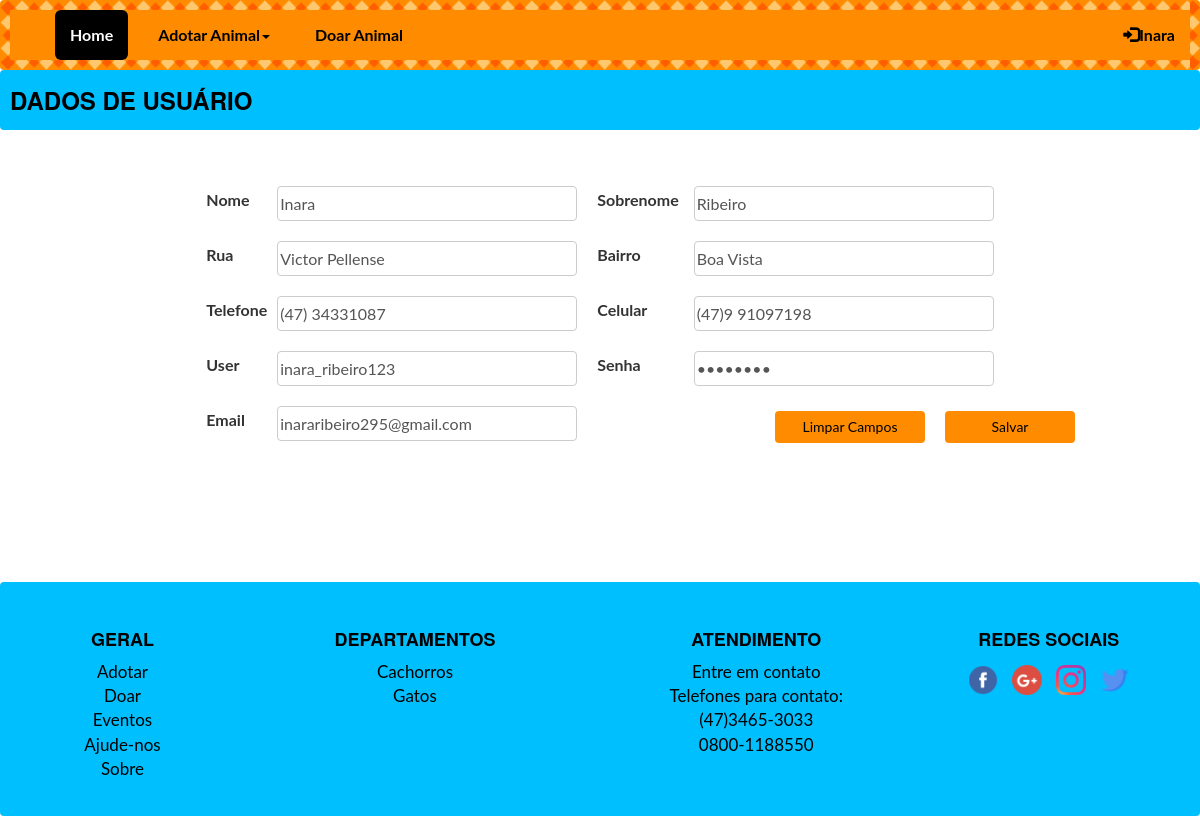
Screenshot of /verDadosUsuario.php?idusuario=1 with the database file from the repository.
### tables this page shows
CREATE TABLE `usuario` (
  `idusuario` int(11) NOT NULL,
  `nome_usuario` varchar(45) NOT NULL,
  `sobrenome_usuario` varchar(45) NOT NULL,
  `rua` varchar(45) NOT NULL,
  `bairro` varchar(45) NOT NULL,
  `numero` int(11) NOT NULL,
  `telefone` varchar(45) NOT NULL,
  `celular` varchar(45) NOT NULL,
  `email` varchar(200) NOT NULL,
  `login_idlogin` int(11) NOT NULL,
  `ativo` int(11) NOT NULL
);

### verDadosUsuario.php (the view, shortened to what this page needs)
<?php
include("cabecalhoGeral.php");
include("conexao.php");
include ('menuUsuario.php');
?>
<?php
$id = $_GET['idusuario'];
$comando = "SELECT * FROM usuario WHERE idusuario={$id}";
$resultado = mysqli_query($conexao,$comando);
$usuario= mysqli_fetch_assoc($resultado);
$comando2= "SELECT * FROM login WHERE idlogin={$usuario['login_idlogin']}";
$resultado2=mysqli_query($conexao,$comando2);
$userSenha=mysqli_fetch_assoc($resultado2);
?>
<link rel="stylesheet" href="css/style.css">
<div class="barra">
<h3 align="left">Dados de Usuário</h3>
</div>
	<form action="editaDadosUsuario.php" method="POST">
<br><br>
			<center>
		<div class="container-fluid">
		<table cellspacing="5">
			<tr>
				<td><label class="labelEsquerda"> Nome </label></td>
				<td><input type="text"  class="dadosEsquerda" name="nomeUsuario" value="<?php echo $usuario['nome_usuario'];?>"></td>
				<td><label class="labelDireita">Sobrenome </label></td>
				<td><input type="text" class="dadosDireita" name="sobrenomeUsuario"value="<?php echo $usuario['sobrenome_usuario'];?>"></td>
			</tr>
			<tr>
				<td><label class="labelEsquerda"> Rua</label></td>
				<td><input type="text"  name="ruaUsuario" class="dadosEsquerda" value="<?php echo $usuario['rua'];?>"></td>
				<td><label class="labelDireita">Bairro </label></td>
				<td><input type="text"  class="dadosDireitaBairro" name="bairroUsuario" value="<?php echo $usuario['bairro'];?>"></td>
			</tr>
			<tr>
				<td><label class="labelEsquerda">Telefone </label></td>
				<td><input type="text"  name="telUsuario" class="dadosEsquerda" value="<?php echo $usuario['telefone'];?>"></td>
				<td><label class="labelDireita">Celular </label></td>
				<td><input type="text"  class="dadosDireita" name="celUsuario" value="<?php echo $usuario['celular'];?>"></td>
			</tr>
			<tr>
				<td><label class="labelEsquerda">User </label></td>
				<td><input type="text"  name="userCliente" class="dadosEsquerda" value="<?php echo $userSenha['user']?>"></td>
				<td><label class="labelDireita">Senha</label></td>
				<td><input type="password" class="dadosDireita" name="senhaCliente" value="<?php echo $userSenha['senha']?>"></td>
			</tr>
			<td><label class="labelEsquerda">Email </label></td>
				<td><input type="text" class="dadosEsquerda" name="emailUsuario" value="<?php echo $usuario['email'];?>"></td>
		</table>
			</div>
			</center>
<br><br>
		<input type="reset" class="btn btn-default limpa" id="limpar" value="Limpar Campos">
		<input type="submit" class="btn btn-default salva" id="salvar" value="Salvar">
	</form>
<?php
include("rodapeGeral.php");
?>

### menuUsuario.php (shortened to what this page needs)
<?php
include ("cabecalhoGeral.php");
$id=$_GET['idusuario'];
?>
<nav class="navbar navbar-inverse">
  <div class="container-fluid">
    <div class="navbar-header">
      <a class="navbar-brand"></a>
    </div>
    <ul class="nav navbar-nav">
      <li class="active"><a href="homeUsuario.php?idusuario=<?php echo $id ?>">Home</a></li>
	  <li class="dropdown">
	  <a class="dropdown-toggle" data-toggle="dropdown" href="#">Adotar Animal<span class="caret"></span></a>
      </li>
	  <li> <a href="formCadastroAnimais.php?idusuario=<?php echo $id ?>">Doar Animal</a> </li>
    </ul>
    <ul class="nav navbar-nav navbar-right">
	  <?php
	  include("conexao.php");
	  $id= $_GET['idusuario'];
	  $comando="SELECT * FROM usuario WHERE idusuario={$id}";
	  $resultado=mysqli_query($conexao,$comando);
	  $usuario=mysqli_fetch_assoc($resultado);
	  $nomeUsuario=$usuario['nome_usuario'];
	  ?>
      <li class="dropdown">
	  <a class="dropdown-toggle" data-toggle="dropdown" href="#"><span class="glyphicon glyphicon-log-in"></span><?php echo $nomeUsuario; ?></a>
	  </li>
    </ul>
  </div>
</nav>

### css/style.css (style rules this page uses)
* { font-family: 'Lato', 'Helvetica Neue', Helvetica, Arial, sans-serif; font-size:16px; }
.navbar { margin-bottom: 0; border-radius: 4px; background-color:#ff8c00; font-weight:bold; padding:0px; border: 10px solid transparent; border-image: url(border.png) 23% round; }
.navbar-inverse .navbar-nav>li>a { color: #000; margin-left:15px; }
.navbar-inverse .navbar-brand { margin-top:-2; }
.navbar-inverse .navbar-nav>.active>a, .navbar-inverse .navbar-nav>.active>a:focus, .navbar-inverse .navbar-nav>.active>a:hover { color: #fff; border-radius: 6px; background-color: #000; width: auto; height: auto; }
.barra { background-color:#00bfff; height:60px; padding-top:17px; padding-left:10px; border-radius:4px; }
h1,h2,h3,h4 { margin-top:0px; color:#000; font-weight:bold; font-family: "Montserrat", "Helvetica Neue", Helvetica, Arial, sans-serif; text-transform: uppercase; font-weight: 700; }
.btn-default { color: #000; background-color: #ff8c00; border-color: #ff8c00; }
.btn { display: inline-block; padding: 6px 12px; margin-top: 8px; font-weight: 400; line-height: 1.42857143; text-align: center; white-space: nowrap; vertical-align: middle; background-image: none; border:none; }
#limpar { margin-right: 139px; }
.dadosEsquerda { width:300px; border-radius:4px; border:solid 2px; height:35px; line-height: 1.42857143; color: #555; background-color: #fff; background-image: none; border: 1px solid #ccc; margin-bottom:10px; margin-top:10px; }
.dadosDireita { width:300px; border-radius:4px; border:solid 2px; height:35px; line-height: 1.42857143; color: #555; background-color: #fff; background-image: none; border: 1px solid #ccc; margin-left:15px; margin-bottom:10px; margin-top:10px; }
.dadosDireitaBairro { width:300px; border-radius:4px; border:solid 2px; height:35px; line-height: 1.42857143; color: #555; background-color: #fff; background-image: none; border: 1px solid #ccc; margin-left:15px; margin-bottom:10px; margin-top:10px; }
.labelDireita { margin-left:15px; }
.labelEsquerda { margin-right:10px; }
.salva { margin-left:945px; margin-top:-210px; width:130px; }
.limpa { width:150px; margin-left:775px; margin-top:-165px; }
.labelDireita { margin-left:20px; }

### rows the page displays
usuario: nome_usuario "Inara", nomeUsuario "Inara", ruaUsuario "Victor Pellense", bairroUsuario "Boa Vista", telUsuario "(47) 34331087", celUsuario "(47)9 91097198", emailUsuario "inararibeiro295@gmail.com"
